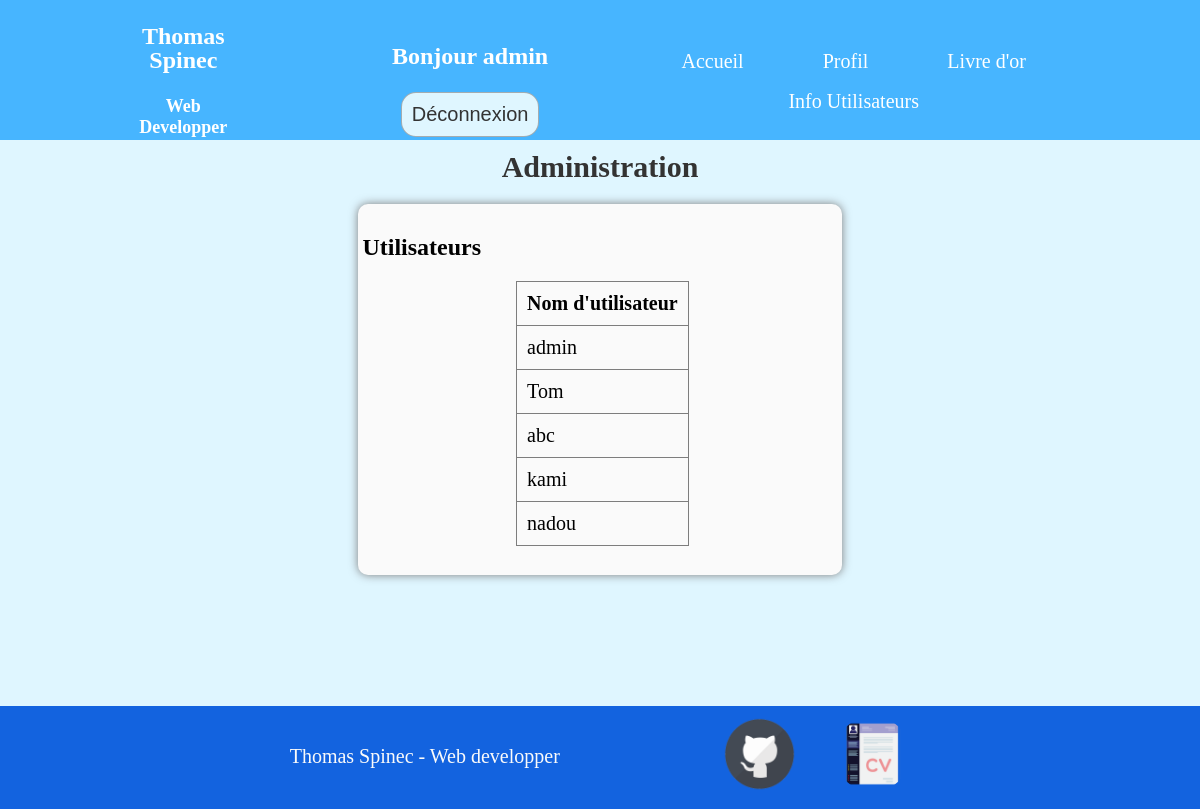
The page /admin.php (signed in) on the database its author committed.
### tables this page shows
CREATE TABLE `utilisateurs` (
  `id` int(11) NOT NULL,
  `login` varchar(255) NOT NULL,
  `password` varchar(255) NOT NULL
);

### admin.php (the view, shortened to what this page needs)
    <?php
        include 'header.php';
        include 'connect.php';
    ?>
    <main>
        <div class="container">
            <h1>Administration</h1>
            <div id="table_admin">
                <h2>Utilisateurs</h2>
                <table>
                    <thead>
                        <tr>
                            <th>Nom d'utilisateur</th>
                        </tr>
                    </thead>
                    <tbody>
                        <?php
                            $request = "SELECT * FROM utilisateurs";
                            $exec_request = $connect -> query($request);
                            while(($result = $exec_request -> fetch_assoc()) != null)
                            {
                                echo "<tr>";
                                echo "<td>".$result['login']."</td>";
                                echo "</tr>";
                            }
                        ?>
                    </tbody>
                </table>
            </div>
        </div>
    </main>
    <?php
        include 'footer.php';
    ?>
</body>
</html>

### site.css (style rules this page uses)
body { background-color: #dff6ff; margin: 0; padding: 0; }
h1 { font-size: 30px; font-weight: bold; text-align: center; color: #333; }
h2 { font-size: 24px; font-weight: bold; }
.container { width: 80%; margin: auto; padding: auto; }
main { margin-top: 150px; min-height: 65vh; margin-bottom: 3%; }
table, th, td { padding: 10px; border: 1px solid #7d7d7d; border-collapse: collapse; font-size: 20px; border-radius: 10px; }
table { margin: auto; margin-top: 20px; margin-bottom: 20px; }
#table_admin { background-color: #fafafa; border-radius: 10px; box-shadow: 0 0 10px #7d7d7d; width: 50%; margin: auto; padding-top: 1%; padding-bottom: 1%; padding-left: 0.5%; }

### rows shown on the page
utilisateurs: login "admin"
utilisateurs: login "Tom"
utilisateurs: login "abc"
utilisateurs: login "kami"
utilisateurs: login "nadou"

### other values the page prints
$user "admin"
